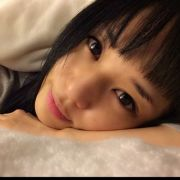
#> input picture Jaccorot/0000/0.jpg, 180 x 180 px
$ python 0000.py
#> lines starting #> are read from the running program, lines starting #| are printed output that depends on the picture
#!/usr/local/bin/python
#coding=utf-8

"""
第 0000 题：将你的 QQ 头像（或者微博头像）右上角加上红色的数字，类似于微信未读信息数量那种提示效果。 类似于图中效果
"""

from PIL import Image, ImageDraw, ImageFont

number = str(5)
color = (255, 0, 0)
windows_font = 'Arial.ttf'

def draw_text(text, fill_color, windows_font):
#> called with text = '5', fill_color = (255, 0, 0), windows_font = 'Arial.ttf'
    im = Image.open('0.jpg')
#> im is the input picture: PIL image 180x180 RGB; mean R, G, B 136.5, 104.2, 82
    x, y = im.size
#> x = 180; y = 180
    draw = ImageDraw.Draw(im)
    font = ImageFont.truetype(windows_font, 35)
    draw.text((x-20, 7), text, fill_color, font)

    im.save('1.jpg')
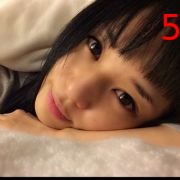
#> saved as 1.jpg: PIL image 180x180 RGB; mean R, G, B 137.8, 104.1, 81.9

draw_text(number, color, windows_font)
